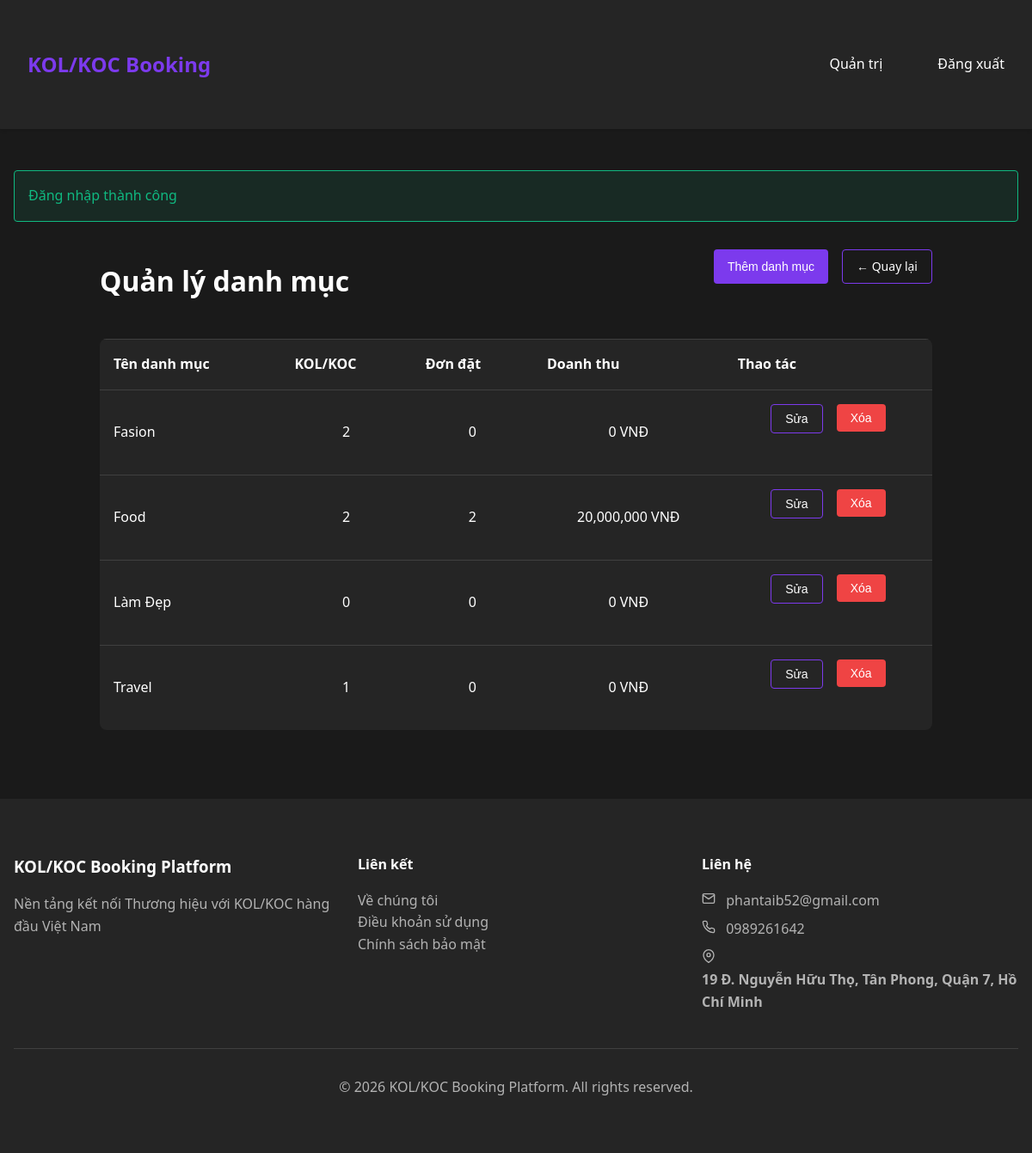
Screenshot of /admin/categories.php (signed in) with the database file from the repository.
### tables this page shows
CREATE TABLE `categories` (
  `id` int(10) UNSIGNED NOT NULL,
  `name` varchar(50) NOT NULL,
  `image` varchar(255) DEFAULT NULL,
  `position` int(11) DEFAULT 0
);

CREATE TABLE `settings` (
  `id` varchar(50) NOT NULL,
  `name` varchar(100) NOT NULL,
  `value` text DEFAULT NULL,
  `type` enum('text','image','json') NOT NULL DEFAULT 'text',
  `created_at` timestamp NOT NULL DEFAULT current_timestamp(),
  `updated_at` timestamp NOT NULL DEFAULT current_timestamp() ON UPDATE current_timestamp()
);

### includes/Database.php (called while the page is built, shortened)
<?php
class Database {
    private static $instance = null;
    private $connection;
    private function __construct() {
        try {
            $this->connection = new PDO(
                "mysql:host=" . DB_HOST . ";dbname=" . DB_NAME . ";charset=utf8mb4",
                DB_USER,
                DB_PASS,
                [
                    PDO::ATTR_ERRMODE => PDO::ERRMODE_EXCEPTION,
                    PDO::ATTR_DEFAULT_FETCH_MODE => PDO::FETCH_ASSOC,
                    PDO::ATTR_EMULATE_PREPARES => false
                ]
            );
        } catch (PDOException $e) {
            die("Connection failed: " . $e->getMessage());
        }
    }
    public static function getInstance() {
        if (self::$instance === null) {
            self::$instance = new self();
        }
        return self::$instance;
    }
    public function prepare($sql) {
        return $this->connection->prepare($sql);
    }
    public function query($sql) {
        return $this->connection->query($sql);
    }
}

### models/Settings.php (called while the page is built, shortened)
<?php
require_once __DIR__ . '/../includes/Database.php';
class Settings {
    private static $db;
    private static $instance = null;
    private function __construct() {
        self::$db = Database::getInstance();
        self::$db->query("CREATE TABLE IF NOT EXISTS settings (
            id VARCHAR(50) PRIMARY KEY,
            name VARCHAR(100) NOT NULL,
            value TEXT,
            type ENUM('text', 'image', 'json') NOT NULL DEFAULT 'text',
            created_at TIMESTAMP DEFAULT CURRENT_TIMESTAMP,
            updated_at TIMESTAMP DEFAULT CURRENT_TIMESTAMP ON UPDATE CURRENT_TIMESTAMP
        )");
        $defaultSettings = [
            'homepage_background' => ['Homepage Background Image', '', 'image'],
            'contact_email' => ['Contact Email', '', 'text'],
            'contact_phone' => ['Contact Phone', '', 'text'],
            'contact_address' => ['Contact Address', '', 'text'],
            'pinned_kols' => ['Pinned KOLs', '[]', 'json'],
            'blog_content' => ['Blog Content', '', 'text']
        ];
        foreach ($defaultSettings as $id => [$name, $value, $type]) {
            $stmt = self::$db->prepare("INSERT IGNORE INTO settings (id, name, value, type) VALUES (?, ?, ?, ?)");
            $stmt->execute([$id, $name, $value, $type]);
        }
    }
    public static function getInstance() {
        if (self::$instance === null) {
            self::$instance = new Settings();
        }
        return self::$instance;
    }
    public static function get($id) {
        self::getInstance();
        $stmt = self::$db->prepare("SELECT * FROM settings WHERE id = ?");
        $stmt->execute([$id]);
        $setting = $stmt->fetch();
        return $setting ? $setting['value'] : null;
    }
}
?>

### admin/categories.php (the view, shortened to what this page needs)
<?php
require_once '../includes/Database.php';
$db = Database::getInstance();
$categories = $db->query("
    SELECT c.*,
        COUNT(DISTINCT uc.user_id) as total_users,
        COUNT(DISTINCT b.id) as total_bookings,
        COALESCE(SUM(p.amount), 0) as total_revenue
    FROM categories c
    LEFT JOIN user_categories uc ON c.id = uc.category_id
    LEFT JOIN users u ON uc.user_id = u.id AND u.role = 'kol_koc'
    LEFT JOIN bookings b ON u.id = b.kol_koc_id
    LEFT JOIN payments p ON b.id = p.booking_id AND p.status = 'paid'
    GROUP BY c.id
    ORDER BY c.name
")->fetchAll();
require_once '../includes/header.php';
?>
<link rel="stylesheet" href="../assets/css/admin1.css">
<div class="categories-container">
    <div class="header-flex">
        <h1>Quản lý danh mục</h1>
        <div class="btn-flex">
            <button onclick="showCategoryForm()" class="btn">Thêm danh mục</button>
            <a href="dashboard.php" class="btn btn-outline">
                ← Quay lại
            </a>
        </div>
    </div>
    <div class="table-container">
        <table class="table">
            <thead>
                <tr>
                    <th>Tên danh mục</th>
                    <th>KOL/KOC</th>
                    <th>Đơn đặt</th>
                    <th>Doanh thu</th>
                    <th>Thao tác</th>
                </tr>
            </thead>
            <tbody>
                <?php foreach ($categories as $category): ?>
                    <tr>
                        <td>
                            <?= htmlspecialchars($category['name']) ?>
                        </td>
                        <td class="center">
                            <?= number_format($category['total_users']) ?>
                        </td>
                        <td class="center">
                            <?= number_format($category['total_bookings']) ?>
                        </td>
                        <td class="center">
                            <?= number_format($category['total_revenue']) ?> VNĐ
                        </td>
                        <td class="center">
                            <div class="btn-flex" style="justify-content: center;">
                                <button onclick='editCategory(<?= htmlspecialchars(json_encode($category, JSON_UNESCAPED_UNICODE)) ?>)'
                                    class="btn btn-outline">
                                    Sửa
                                </button>
                                <form method="POST" action="" style="display: inline;"
                                    onsubmit="return confirm('Bạn có chắc muốn xóa danh mục này?')">
                                    <button type="submit" class="btn btn-error">
                                        Xóa
                                    </button>
                                </form>
                            </div>
                        </td>
                    </tr>
                <?php endforeach; ?>
            </tbody>
        </table>
    </div>
</div>
<?php require_once '../includes/footer.php'; ?>

### includes/footer.php (shortened to what this page needs)
<?php
require_once __DIR__ . '/../models/Settings.php';
?>
</main>
    <footer>
        <div class="container">
            <div class="footer-grid">
                <div>
                    <h3 class="footer-heading">KOL/KOC Booking Platform</h3>
                    <p>Nền tảng kết nối Thương hiệu với KOL/KOC hàng đầu Việt Nam</p>
                </div>
                <div>
                    <h4 class="footer-heading">Liên kết</h4>
                    <ul class="footer-list">
                        <li><a href="../view/about.php" class="footer-link">Về chúng tôi</a></li>
                        <li><a href="../view/terms.php" class="footer-link">Điều khoản sử dụng</a></li>
                        <li><a href="../view/privacy.php" class="footer-link">Chính sách bảo mật</a></li>
                    </ul>
                </div>
                <div>
                    <h4 class="footer-heading">Liên hệ</h4>
                    <ul class="footer-list">
                        <?php if ($email = Settings::get('contact_email')): ?>
                            <li class="contact-item">
                                <?= htmlspecialchars($email) ?>
                            </li>
                        <?php endif; ?>
                        <?php if ($phone = Settings::get('contact_phone')): ?>
                            <li class="contact-item">
                                <?= htmlspecialchars($phone) ?>
                            </li>
                        <?php endif; ?>
                        <?php if ($address = Settings::get('contact_address')): ?>
                            <li class="contact-item">
                                <svg xmlns="http://www.w3.org/2000/svg" width="16" height="16" viewBox="0 0 24 24" fill="none" stroke="currentColor" stroke-width="2" stroke-linecap="round" stroke-linejoin="round" class="contact-icon">
                                    <path d="M21 10c0 7-9 13-9 13s-9-6-9-13a9 9 0 0 1 18 0z"></path>
                                    <circle cx="12" cy="10" r="3"></circle>
                                </svg>
                                <span><?= htmlspecialchars_decode($address) ?></span>
                            </li>
                        <?php endif; ?>
                    </ul>
                </div>
            </div>
            <div class="footer-divider">
                <p>© <?= date('Y') ?> KOL/KOC Booking Platform. All rights reserved.</p>
            </div>
        </div>
    </footer>
</body>
</html>

### assets/css/admin1.css (style rules this page uses)
* { box-sizing: border-box; max-width: 100%; }
.container { max-width: 1200px; width: 100%; margin: 2rem auto; padding: 0 1rem; overflow-x: hidden; }
.categories-container { max-width: 1000px; width: 100%; margin: 2rem auto; padding: 0 1rem; overflow-x: hidden; }
.header-flex { display: flex; justify-content: space-between; align-items: center; margin-bottom: 2rem; flex-wrap: wrap; gap: 1rem; }
.btn { display: inline-block; padding: 0.5rem 1rem; background-color: var(--accent-color); color: white; border: none; border-radius: 0.25rem; cursor: pointer; text-decoration: none; font-size: 0.875rem; white-space: nowrap; margin-bottom: 0.5rem; }
.btn-outline { background-color: transparent; border: 1px solid var(--accent-color); }
.btn-error { background-color: var(--error-color); }
.btn-flex { display: flex; gap: 1rem; flex-wrap: wrap; margin-bottom: 1.5rem; }
.table-container { background-color: var(--bg-secondary); border-radius: 0.5rem; overflow-x: auto; width: 100%; max-width: 100%; box-sizing: border-box; }
.table { width: 100%; border-collapse: collapse; min-width: 600px; }
.table th, .table td { padding: 1rem; word-break: break-word; }
.table th { text-align: left; white-space: nowrap; }
.table td.center { text-align: center; }
.table tr { border-top: 1px solid var(--border-color); }

### includes/header.php (style rules this page uses)
:root { --bg-primary: #1a1a1a; --bg-secondary: #252525; --text-primary: #ffffff; --text-secondary: #b3b3b3; --accent-color: #7c3aed; --accent-hover: #6d28d9; --error-color: #ef4444; --success-color: #10b981; --border-color: #404040; }
* { margin: 0; padding: 0; box-sizing: border-box; }
body { font-family: 'Segoe UI', system-ui, sans-serif; background-color: var(--bg-primary); color: var(--text-primary); line-height: 1.6; }
.container { max-width: 1200px; margin: 0 auto; padding: 0 1rem; }
.btn { display: inline-block; padding: 0.5rem 1rem; border-radius: 0.375rem; background-color: var(--accent-color); color: white; text-decoration: none; border: none; cursor: pointer; transition: background-color 0.3s ease; }

### includes/footer.php (style rules this page uses)
footer { background-color: var(--bg-secondary); padding: 2rem 0; margin-top: 3rem; color: var(--text-secondary); }
.footer-grid { display: grid; grid-template-columns: repeat(auto-fit, minmax(250px, 1fr)); gap: 2rem; }
.footer-heading { color: var(--text-primary); margin-bottom: 1rem; }
.footer-list { list-style: none; }
.footer-link { color: var(--text-secondary); text-decoration: none; }
.contact-item { margin-bottom: 0.5rem; }
.contact-icon { display: inline; margin-right: 0.5rem; }
.footer-divider { margin-top: 2rem; padding-top: 2rem; border-top: 1px solid var(--border-color); text-align: center; }

### rows the page displays
categories: name "Fasion", total_users "2", total_bookings "0", total_revenue "0"
categories: name "Food", total_users "2", total_bookings "2", total_revenue "20,000,000"
categories: name "Làm Đẹp", total_users "0", total_bookings "0", total_revenue "0"
categories: name "Travel", total_users "1", total_bookings "0", total_revenue "0"
settings: value "phantaib52@gmail.com"
settings: value "0989261642"
settings: value "19 Đ. Nguyễn Hữu Thọ, Tân Phong, Quận 7, Hồ Chí Minh"

### other values shown
$flash['message'] "Đăng nhập thành công"
